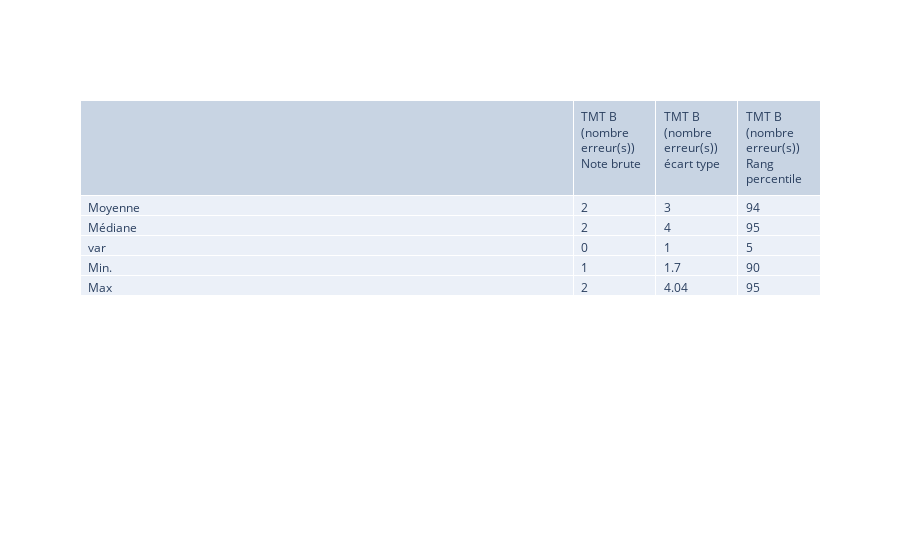

This figure's notebook cell:
### Code cell
display(HTML('<h4>5. TMT B (erreurs)</h4>'))

suff = "TMT B (nombre erreur(s)) "
cat = ["Note brute", "écart type", "Rang percentile"]
df_tmtb_e=df_tmt[df_tmt[suff+"Note brute"].notna() & df_tmt[suff+"Note brute"]!=0]
myarr = [['Moyenne', 'Médiane', 'var', 'Min.', 'Max']]
columns = [""]

for i in cat:
    mystr = suff+i
    avg = round(df_tmtb_e[mystr].mean())
    med = round(df_tmtb_e[mystr].median())
    var = round(df_tmtb_e[mystr].var())
    vmin = df_tmtb_e[mystr].min()
    vmax = df_tmtb_e[mystr].max()
    myarr.append([avg, med, var, vmin, vmax])
    columns.append(mystr)


tmt_A =  go.Table(
                columnwidth = [30,5],
                header=dict(values=list(columns),
                align='left'),
                cells=dict(values= myarr,align='left'))
fig = go.Figure(data=tmt_A)
fig.show()
display(HTML('<p> Nombre de patients sans score ou ayant un score nul (non comptabilisés, basé sur le champ "Note brute") : '+str(len(df_tmt[df_tmt[suff+"Note brute"].isna()])+len(df_tmt[df_tmt[suff+"Note brute"]==0]))+'/'+str(len(df_tmt))+'</p>'))

### Figure 1 — Plotly figure (JSON) as saved in the notebook; plotly's stock layout.template omitted (floating-point values rounded to 4 significant figures)
{"data": [{"cells": {"align": "left", "values": [["Moyenne", "Médiane", "var", "Min.", "Max"], [2, 2, 0, 1, 2], [3, 4, 1, 1.7, 4.04], [94, 95, 5, 90, 95]]}, "columnwidth": [30, 5], "header": {"align": "left", "values": ["", "TMT B (nombre erreur(s)) Note brute", "TMT B (nombre erreur(s)) écart type", "TMT B (nombre erreur(s)) Rang percentile"]}, "type": "table"}], "layout": {}}
